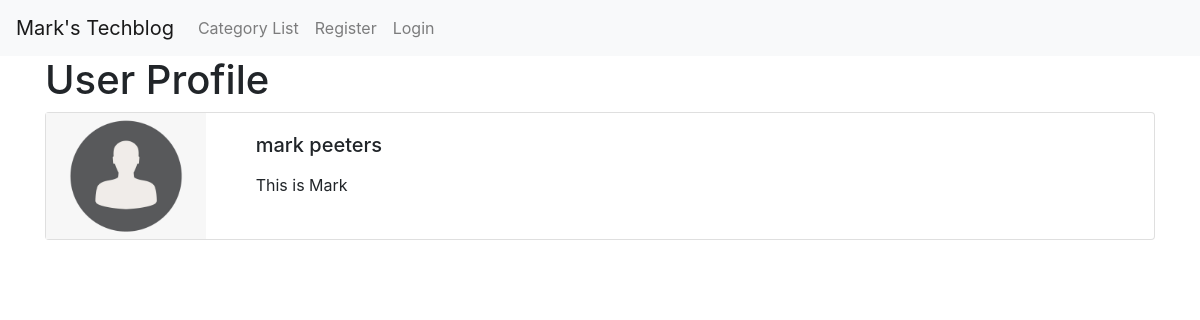
The page /subscribers/2/profile/ on the database its author committed.
### blog/models.py (models this page shows, shortened)
class UserProfile(models.Model):
    user = models.OneToOneField(User, null=True, on_delete=models.CASCADE)
    bio = models.TextField()
    avatar = models.ImageField(null=True, blank=True, upload_to="images/avatar/")
    website_url = models.CharField(max_length=200, null=True, blank=True)
    instagram_url = models.CharField(max_length=200, null=True, blank=True)
    twitter_url = models.CharField(max_length=200, null=True, blank=True)
    linkedin_url = models.CharField(max_length=200, null=True, blank=True)

### subscribers/views.py (the view)
# urls.py: path('<int:pk>/profile/', ProfilePageView.as_view(), name='show_profile_page'),
class ProfilePageView(DetailView):
    model = UserProfile
    template_name = 'registration/user_profile.html'
    def get_context_data(self, *args, **kwargs):
        users = UserProfile.objects.all()
        context = super(ProfilePageView, self).get_context_data(*args, **kwargs)
        page_user = get_object_or_404(UserProfile, id=self.kwargs['pk'])
        context["page_user"] = page_user
        return context

### subscribers/templates/registration/user_profile.html (shortened to what this page needs)
{% extends 'base.html' %}
{% load static %}
{% block content %}
<h1>User Profile</h1>
<div class="card mb-3">
    <div class="row g-0">
      <div class="col-md-2">
        {% if page_user.avatar %}
        <img src="{{ page_user.avatar.url }}" class="img-fluid rounded-start" alt="...">
        {%else %}
        <img src="{% static 'marktechblog/images/default_profile_pic.png' %}" class="img-fluid rounded-start" alt="...">
        {% endif %}
      </div>
      <div class="col-md-10">
        <div class="card-body">
          <h5 class="card-title">
              {{ page_user.user.first_name }}
              {{ page_user.user.last_name }}</h5>
          <p class="card-text">{{ page_user.bio }}</p>
        </div>
      </div>
    </div>
    </div>
{% endblock %}

### rows shown on the page
UserProfile: user.first_name "mark", user.last_name "peeters", bio "This is Mark"
